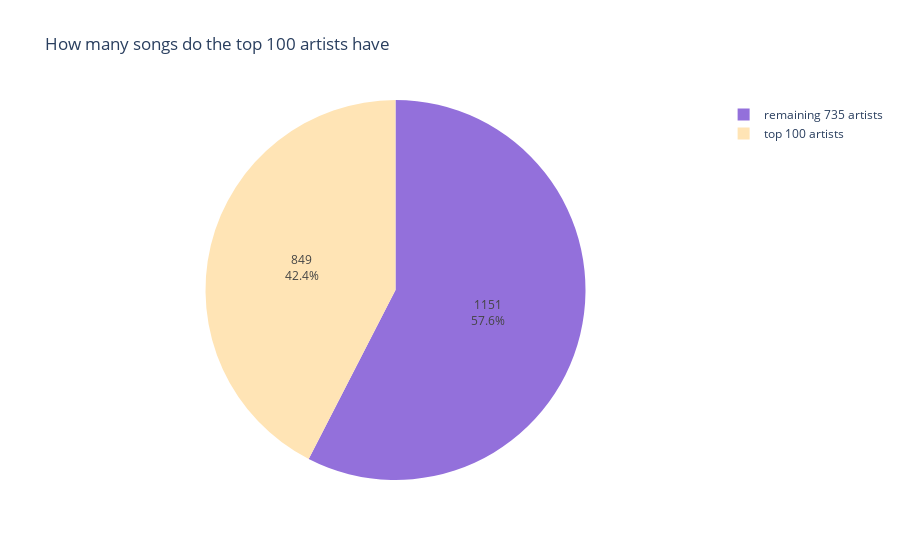

Notebook code cell kept with this figure:
### Markdown cell above
2.We've a total of 835 artists. Let's explore the top

### Code cell
iplot(px.pie(values=[artists[:100].sum(),2000-artists[:100].sum()], 
       names=['top 100 artists',f'remaining {835-100} artists'], 
       title="How many songs do the top 100 artists have",
       color_discrete_sequence = ['mediumpurple', 'moccasin']
      ).update_traces(textinfo='value+percent'))

### Figure 1 — Plotly figure (JSON) as saved in the notebook; plotly's stock layout.template omitted (floating-point values rounded to 4 significant figures)
{"data": [{"domain": {"x": [0, 1], "y": [0, 1]}, "hovertemplate": "label=%{label}<br>value=%{value}<extra></extra>", "labels": ["top 100 artists", "remaining 735 artists"], "legendgroup": "", "name": "", "showlegend": true, "textinfo": "value+percent", "type": "pie", "values": [849, 1151]}], "layout": {"legend": {"tracegroupgap": 0}, "piecolorway": ["mediumpurple", "moccasin"], "title": {"text": "How many songs do the top 100 artists have"}}}
